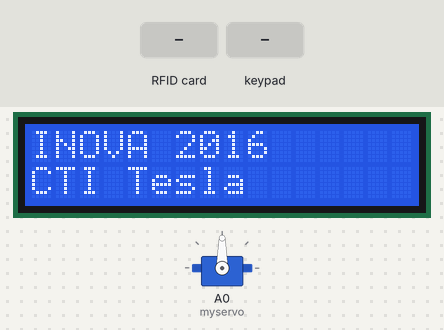
This sketch was run on a simulated Arduino Uno, built with avr-gcc and run on an emulated ATmega328P. Parts: servo, 16×2 character LCD. Inputs (shaded band) come from the test bench. What the sketch prints to the serial monitor is not drawn.

Above: at 0.2 s.
3.4 s: RFID card 5E 7A 19 C4 held to the reader
At 4.2 s:
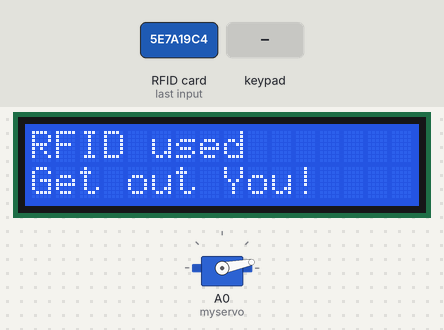
At 5.5 s:
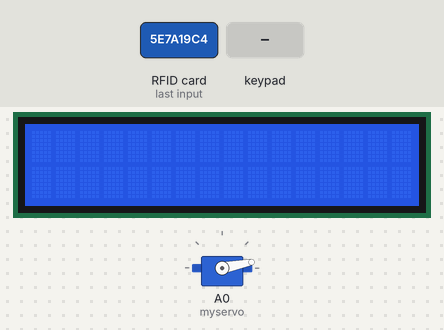
5.9 s: keypad keys 7 2 9 8 pressed 0.4 s apart
At 7.7 s:
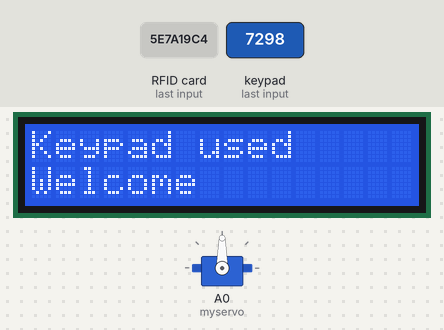
Timing chart, 0 to 13.7 s (numbered marks = the images above; inputs shaded):
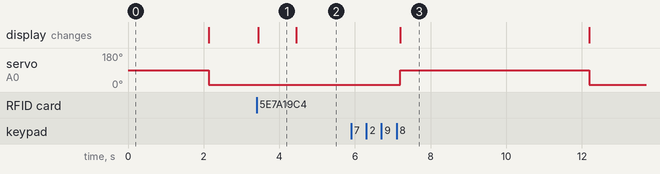

Measured:
- after the input at 3.4 s, the display: changes after 0.05 s (image 1)
- after the input at 5.9 s, servo on A0 (myservo): 11° → 90° after 1.3 s, → 11° 5.0 s later; the display: changes after 1.3 s (image 3)
- what the display in image 1 shows lasts 1.1 s, from 3.4 s to 4.5 s

The sketch:

Door_lock_Inova_2016.ino
```cpp
/*
 * ----------------------------------------------------------------------------
 * This sketch uses the MFRC522 library ; see https://github.com/miguelbalboa/rfid
 * for further details and other examples.
 *
 * NOTE: The library file MFRC522.h has a lot of useful info. Please read it.
 *
 * This sketch show a simple locking mechanism using the RC522 RFID module.
 * ----------------------------------------------------------------------------
 * Typical pin layout used:
 * -----------------------------------------------------------------------------------------
 *             MFRC522      Arduino       Arduino   Arduino    Arduino          Arduino
 *             Reader/PCD   Uno           Mega      Nano v3    Leonardo/Micro   Pro Micro
 * Signal      Pin          Pin           Pin       Pin        Pin              Pin
 * -----------------------------------------------------------------------------------------
 * RST/Reset   RST          9             5         D9         RESET/ICSP-5     RST
 * SPI SS      SDA(SS)      10            53        D10        10               10
 * SPI MOSI    MOSI         11 / ICSP-4   51        D11        ICSP-4           16
 * SPI MISO    MISO         12 / ICSP-1   50        D12        ICSP-1           14
 * SPI SCK     SCK          13 / ICSP-3   52        D13        ICSP-3           15
 *
 */
#include <SPI.h>
#include <MFRC522.h>
#include <Wire.h>
#include <LiquidCrystal_I2C.h>
#include <Keypad.h>

#define RST_PIN         9           // Configurable, see typical pin layout above
#define SS_PIN          10          // Configurable, see typical pin layout above

MFRC522 mfrc522(SS_PIN, RST_PIN);   // Create MFRC522 instance.
LiquidCrystal_I2C lcd(0x27, 2, 1, 0, 4, 5, 6, 7, 3, POSITIVE);

String read_rfid;
String ok_rfid_1="9166a85";
//String ok_rfid_2="ffffffff"; //add as many as you need.
//Use the lines below if you plan on using a servo as a locking mechanism.
#include <Servo.h>
Servo myservo;  // create servo object to control a servo
int posClosed = 0;    // variable to store the servo position for locked
int posOpen = 360;    //same for open...

char* password = "7298";
int position = 0;
const byte ROWS = 4;
const byte COLS = 3;
char keys[ROWS][COLS] = {
{'1','2','3'},
{'4','5','6'},
{'7','8','9'},
{'*','0','#'}
};

byte rowPins[ROWS] = { A1, A2, 6, 5 };
byte colPins[COLS] = { 4, 3, 2 };
Keypad keypad = Keypad( makeKeymap(keys), rowPins, colPins, ROWS, COLS );
int RedpinLock = 8;
int GreenpinUnlock = 7;
/*
 * Initialize.
 */
void setup() {
    Serial.begin(9600);         // Initialize serial communications with the PC
    while (!Serial);            // Do nothing if no serial port is opened (added for Arduinos based on ATMEGA32U4)
    SPI.begin();                // Init SPI bus
    mfrc522.PCD_Init();         // Init MFRC522 card
    myservo.attach(A0);  // attaches the servo on pin 2 to the servo object

    lcd.begin(16,2);
    lcd.backlight();

    lcd.setCursor(0, 0);
    lcd.print("INOVA 2016");
    lcd.setCursor(0, 1);
    lcd.print("CTI Tesla");
    delay(2000);
    lcd.clear();
    myservo.write(0);

    digitalWrite(RedpinLock, OUTPUT);
    digitalWrite(GreenpinUnlock, OUTPUT);

    LockedPosition(true);
}

/*
 * Helper routine to dump a byte array as hex values to Serial.
 */
void dump_byte_array(byte *buffer, byte bufferSize) {
    read_rfid="";
    for (byte i = 0; i < bufferSize; i++) {
        read_rfid=read_rfid + String(buffer[i], HEX);
    }
}

void open_lock() {
  //Use this routine when working with Servos.
  lcd.setCursor(0, 0);
  lcd.print("RFID used");
  lcd.setCursor(0, 1);
  lcd.print("Welcome");
  LockedPosition(false);
  myservo.write(180);
  delay(5000);
  myservo.write(0);
  LockedPosition(true);
  lcd.clear();
}

void LockedPosition(int locked)
{
if (locked)
{
digitalWrite(RedpinLock, HIGH);
digitalWrite(GreenpinUnlock, LOW);
myservo.write(11);
}
else
{
digitalWrite(RedpinLock, LOW);
digitalWrite(GreenpinUnlock, HIGH);
myservo.write(90);
}
}

void RFID(){
// Look for new cards
    LockedPosition(true);
    if ( ! mfrc522.PICC_IsNewCardPresent())
        return;

    // Select one of the cards
    if ( ! mfrc522.PICC_ReadCardSerial())
        return;

    dump_byte_array(mfrc522.uid.uidByte, mfrc522.uid.size);
    Serial.println(read_rfid);
    if (read_rfid==ok_rfid_1) {
      //ok, open the door.
      open_lock();
    }
    else  {
      lcd.setCursor(0, 0);
      lcd.print("RFID used");
      lcd.setCursor(0, 1);
      lcd.print("Get out You!");
      delay(1000);
      lcd.clear();
    }
}

void myKeypad(){
  LockedPosition(true);
  char key = keypad.getKey();

    Serial.println(password[position]);

    if (key == password[position])
    {
    position ++;
    }
    if (position == 4)
    {
    lcd.setCursor(0, 0);
    lcd.print("Keypad used");
    lcd.setCursor(0, 1);
    lcd.print("Welcome");
    LockedPosition(false);
    delay(5000);
    LockedPosition(true);
    position = 0;
    lcd.clear();
    }
    delay(50);
}
void loop() {
 RFID();
  myKeypad();
    //Add below as many "keys" as you want
    //if (read_rfid==ok_rfid_2) {
      //also ok, open the door
    //  open_lock();
    //}
    // else not needed. Anything else is not ok, and will not open the door...
}
```
